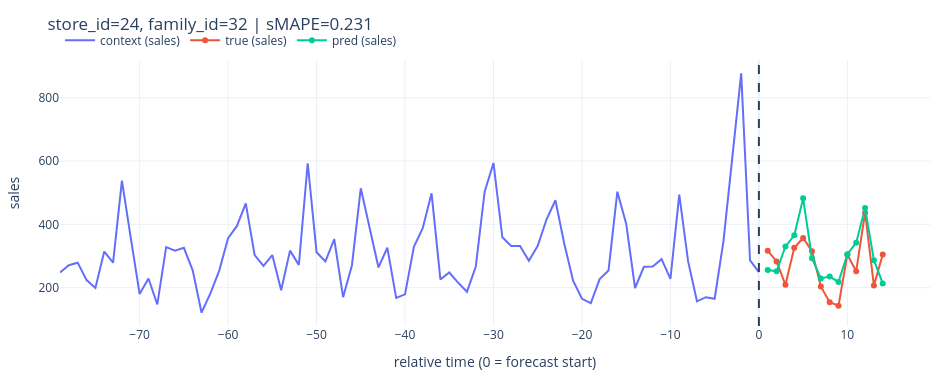
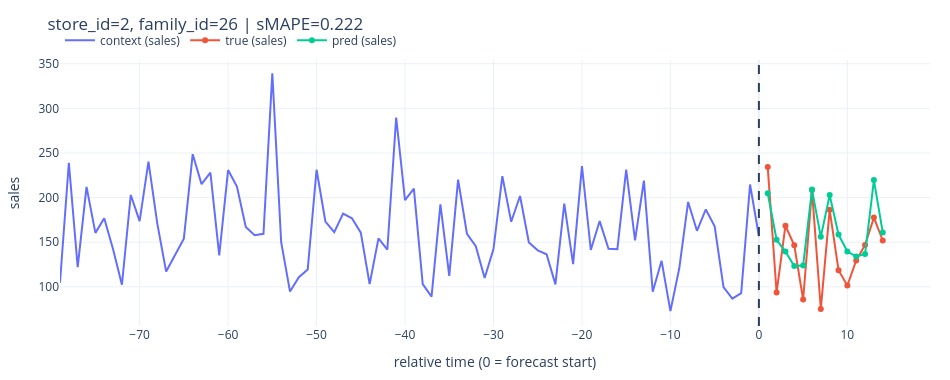
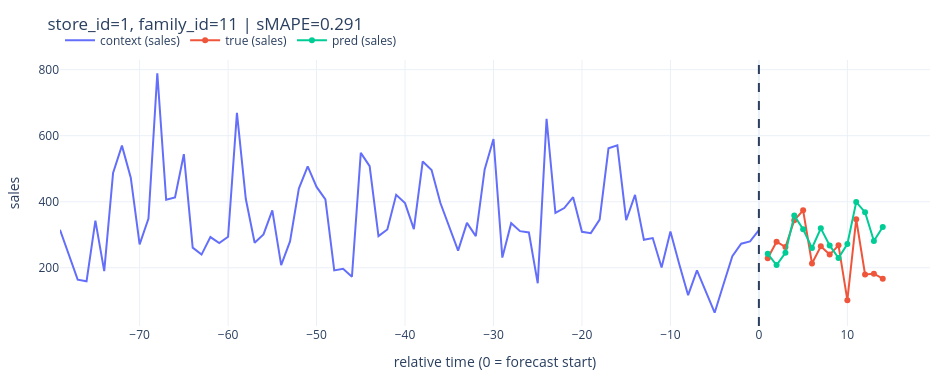
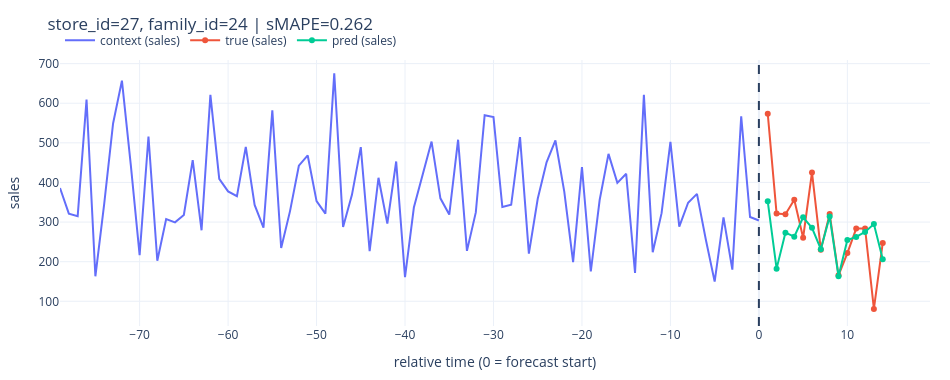

Write notebook code for charts like these, in order.
### Code cell
m_dlin = DLinear(L, H, ma_k=25)
print(m_dlin)
summary(
    m_dlin,
    input_data={
        "batch": {
            "x_y": torch.zeros(2, L),
            "y": torch.zeros(2, H),
            "x_past_cov": torch.zeros(2, L, len(PAST_COV_COLS)),
            "x_known_past": torch.zeros(2, L, len(KNOWN_FUTURE_COLS)),
            "x_known_fut": torch.zeros(2, H, len(KNOWN_FUTURE_COLS)),
            "store_id": torch.zeros(2, dtype=torch.long),
            "family_id": torch.zeros(2, dtype=torch.long),
        }
    },
)

m_dlin = train_loop(m_dlin, train_dl, val_dl, epochs=10, lr=1e-3)
test_loss, test_sm, preds = validation_loop(m_dlin, test_dl, return_preds=True)
print("DLinear | test loss:", test_loss, "test sMAPE:", test_sm)

y_true_denorm, y_pred_denorm = denorm_forecasts(preds, series_data)
print("DLinear | test sMAPE: after inverse transform:", smape_numpy(y_true_denorm, y_pred_denorm))

figs = plot_results_plotly(
    preds,
    series_data,
    n_series=5,
    context_points=80,
    seed=42,
)

### Figure 1 — Plotly figure (JSON) as saved in the notebook; plotly's stock layout.template omitted (floating-point values rounded to 4 significant figures)
{"data": [{"mode": "lines", "name": "context (sales)", "type": "scatter", "x": [-79, -78, -77, -76, -75, -74, -73, -72, -71, -70, -69, -68, -67, -66, -65, -64, -63, -62, -61, -60, -59, -58, -57, -56, -55, -54, -53, -52, -51, -50, -49, -48, -47, -46, -45, -44, -43, -42, -41, -40, -39, -38, -37, -36, -35, -34, -33, -32, -31, -30, -29, -28, -27, -26, -25, -24, -23, -22, -21, -20, -19, -18, -17, -16, -15, -14, -13, -12, -11, -10, -9, -8, -7, -6, -5, -4, -3, -2, -1, 0], "y": [248.0, 271, 279.0, 224.0, 199.0, 314.0, 279.0, 538.0, 357.0, 180.0, 229.0, 147.0, 328.0, 317.0, 326.0, 255, 121.0, 182.0, 254.0, 356.0, 395.0, 466.0, 303, 269.0, 303, 192.0, 317.0, 272, 593.0, 312.0, 283.0, 353.0, 170, 271, 514, 392.0, 264.0, 326.0, 168.0, 179.0, 329.0, 388.0, 498.0, 226.0, 248.0, 216.0, 187.0, 267.0, 503.0, 594.0, 359.0, 332.0, 332.0, 285.0, 332.0, 416.0, 476.0, 339, 222.0, 165.0, 151, 227, 254.0, 503.0, 402.0, 199.0, 266.0, 267.0, 290.0, 228, 494.0, 283.0, 157.0, 170, 165.0, 348.0, 616, 877.0, 286.0, 249.0]}, {"mode": "lines+markers", "name": "true (sales)", "type": "scatter", "x": [1, 2, 3, 4, 5, 6, 7, 8, 9, 10, 11, 12, 13, 14], "y": [317.0, 283.0, 209.0, 326.0, 357.0, 315.0, 204, 154, 143, 304.0, 252.0, 437.0, 207.0, 305]}, {"mode": "lines+markers", "name": "pred (sales)", "type": "scatter", "x": [1, 2, 3, 4, 5, 6, 7, 8, 9, 10, 11, 12, 13, 14], "y": [255.6, 251.8, 330.0, 365.4, 482.0, 293.0, 229.2, 235.0, 218.3, 305.4, 342.2, 451.6, 287.0, 213.4]}], "layout": {"height": 380, "hovermode": "x unified", "legend": {"orientation": "h", "x": 0, "xanchor": "left", "y": 1.02, "yanchor": "bottom"}, "margin": {"b": 50, "l": 60, "r": 20, "t": 60}, "shapes": [{"line": {"dash": "dash"}, "type": "line", "x0": 0, "x1": 0, "xref": "x", "y0": 0, "y1": 1, "yref": "y domain"}], "title": {"text": "store_id=24, family_id=32 | sMAPE=0.231"}, "width": 950, "xaxis": {"title": {"text": "relative time (0 = forecast start)"}}, "yaxis": {"title": {"text": "sales"}}}}

### Figure 2 — Plotly figure (JSON) as saved in the notebook; plotly's stock layout.template omitted (floating-point values rounded to 4 significant figures)
{"data": [{"mode": "lines", "name": "context (sales)", "type": "scatter", "x": [-79, -78, -77, -76, -75, -74, -73, -72, -71, -70, -69, -68, -67, -66, -65, -64, -63, -62, -61, -60, -59, -58, -57, -56, -55, -54, -53, -52, -51, -50, -49, -48, -47, -46, -45, -44, -43, -42, -41, -40, -39, -38, -37, -36, -35, -34, -33, -32, -31, -30, -29, -28, -27, -26, -25, -24, -23, -22, -21, -20, -19, -18, -17, -16, -15, -14, -13, -12, -11, -10, -9, -8, -7, -6, -5, -4, -3, -2, -1, 0], "y": [104.5, 239.1, 122.1, 212.1, 160.5, 176.9, 142.2, 102.3, 203.0, 173.6, 240.2, 170.8, 117.1, 134.8, 154.0, 248.6, 215.1, 228.0, 135.3, 230.9, 212.4, 167.1, 158.0, 159.5, 339.3, 150.0, 94.67, 110.8, 119.5, 231.3, 173.2, 161.2, 182.2, 176.8, 160.7, 103.0, 154.4, 141.6, 289.8, 197.1, 210.0, 103.1, 89.03, 192.5, 112.2, 220.2, 159.5, 145.6, 109.9, 142.3, 224.1, 173.0, 201.8, 149.7, 140.9, 136.5, 102.8, 193.4, 125.4, 235.4, 141.3, 173.7, 142.6, 142.1, 231.4, 152.1, 219.0, 94.43, 129.1, 72.77, 120.7, 195.2, 162.8, 186.7, 167.8, 99.74, 86.79, 93.01, 214.6, 156.7]}, {"mode": "lines+markers", "name": "true (sales)", "type": "scatter", "x": [1, 2, 3, 4, 5, 6, 7, 8, 9, 10, 11, 12, 13, 14], "y": [234.2, 93.58, 168.5, 146.5, 85.76, 208.4, 75.2, 186.3, 118.6, 101.4, 129.5, 146.9, 177.6, 151.9]}, {"mode": "lines+markers", "name": "pred (sales)", "type": "scatter", "x": [1, 2, 3, 4, 5, 6, 7, 8, 9, 10, 11, 12, 13, 14], "y": [204.9, 152.7, 139.5, 123.2, 124.0, 209.0, 156.0, 202.8, 158.6, 139.5, 134.1, 136.7, 219.7, 160.9]}], "layout": {"height": 380, "hovermode": "x unified", "legend": {"orientation": "h", "x": 0, "xanchor": "left", "y": 1.02, "yanchor": "bottom"}, "margin": {"b": 50, "l": 60, "r": 20, "t": 60}, "shapes": [{"line": {"dash": "dash"}, "type": "line", "x0": 0, "x1": 0, "xref": "x", "y0": 0, "y1": 1, "yref": "y domain"}], "title": {"text": "store_id=2, family_id=26 | sMAPE=0.222"}, "width": 950, "xaxis": {"title": {"text": "relative time (0 = forecast start)"}}, "yaxis": {"title": {"text": "sales"}}}}

### Figure 3 — Plotly figure (JSON) as saved in the notebook; plotly's stock layout.template omitted (floating-point values rounded to 4 significant figures)
{"data": [{"mode": "lines", "name": "context (sales)", "type": "scatter", "x": [-79, -78, -77, -76, -75, -74, -73, -72, -71, -70, -69, -68, -67, -66, -65, -64, -63, -62, -61, -60, -59, -58, -57, -56, -55, -54, -53, -52, -51, -50, -49, -48, -47, -46, -45, -44, -43, -42, -41, -40, -39, -38, -37, -36, -35, -34, -33, -32, -31, -30, -29, -28, -27, -26, -25, -24, -23, -22, -21, -20, -19, -18, -17, -16, -15, -14, -13, -12, -11, -10, -9, -8, -7, -6, -5, -4, -3, -2, -1, 0], "y": [315.0, 240.0, 164.0, 159, 343.0, 190.0, 487.0, 570, 473.0, 271, 349.0, 789.0, 406.0, 413.0, 544.0, 261.0, 240.0, 293.0, 275, 294.0, 669.0, 409, 276.0, 301.0, 374.0, 208, 280.0, 440.0, 507.0, 445.0, 407, 192.0, 197.0, 173.0, 548.0, 508.0, 296.0, 316.0, 421, 396, 317.0, 522.0, 496, 396, 323.0, 252.0, 336.0, 296.0, 498.0, 590.0, 231.0, 335.0, 311.0, 307.0, 153.0, 651.0, 366.0, 381.0, 414.0, 309, 305, 346.0, 562, 571.0, 344.0, 421, 285.0, 290.0, 201.0, 310.0, 211.0, 117.0, 192.0, 130.0, 64.0, 150.0, 235.0, 273.0, 280.0, 314.0]}, {"mode": "lines+markers", "name": "true (sales)", "type": "scatter", "x": [1, 2, 3, 4, 5, 6, 7, 8, 9, 10, 11, 12, 13, 14], "y": [229.0, 279.0, 263.0, 344.0, 374.0, 213.0, 265.0, 240.0, 268.0, 102.0, 347.0, 180.0, 182.0, 167.0]}, {"mode": "lines+markers", "name": "pred (sales)", "type": "scatter", "x": [1, 2, 3, 4, 5, 6, 7, 8, 9, 10, 11, 12, 13, 14], "y": [242.3, 208.1, 245.3, 358.0, 316.9, 259.8, 319.4, 267.8, 229.6, 272.0, 398.9, 368.5, 280.9, 323.6]}], "layout": {"height": 380, "hovermode": "x unified", "legend": {"orientation": "h", "x": 0, "xanchor": "left", "y": 1.02, "yanchor": "bottom"}, "margin": {"b": 50, "l": 60, "r": 20, "t": 60}, "shapes": [{"line": {"dash": "dash"}, "type": "line", "x0": 0, "x1": 0, "xref": "x", "y0": 0, "y1": 1, "yref": "y domain"}], "title": {"text": "store_id=1, family_id=11 | sMAPE=0.291"}, "width": 950, "xaxis": {"title": {"text": "relative time (0 = forecast start)"}}, "yaxis": {"title": {"text": "sales"}}}}

### Figure 4 — Plotly figure (JSON) as saved in the notebook; plotly's stock layout.template omitted (floating-point values rounded to 4 significant figures)
{"data": [{"mode": "lines", "name": "context (sales)", "type": "scatter", "x": [-79, -78, -77, -76, -75, -74, -73, -72, -71, -70, -69, -68, -67, -66, -65, -64, -63, -62, -61, -60, -59, -58, -57, -56, -55, -54, -53, -52, -51, -50, -49, -48, -47, -46, -45, -44, -43, -42, -41, -40, -39, -38, -37, -36, -35, -34, -33, -32, -31, -30, -29, -28, -27, -26, -25, -24, -23, -22, -21, -20, -19, -18, -17, -16, -15, -14, -13, -12, -11, -10, -9, -8, -7, -6, -5, -4, -3, -2, -1, 0], "y": [386.0, 321.3, 314.9, 609.1, 163.2, 346.6, 548.9, 657.0, 444.8, 216.5, 515.9, 202.3, 307.6, 299.2, 317.9, 456.3, 279.3, 621.2, 409.1, 377.5, 365.5, 489.7, 343.2, 285.9, 582.0, 234.6, 327.7, 442.3, 468.1, 352.9, 321.2, 675.5, 287.8, 368.8, 489.2, 226.4, 411.8, 296.4, 452.9, 161.2, 336.6, 422.4, 503.3, 360.0, 319.0, 507.9, 227.2, 324.4, 569.7, 565.0, 337.9, 343.7, 514.3, 220.3, 358.8, 450.8, 506.0, 376.8, 199.1, 438.6, 175.2, 355.7, 472.2, 398.9, 421.9, 171.6, 621.1, 223.9, 322.6, 502.3, 288.7, 348.9, 371.2, 255.9, 149.8, 311.8, 179.8, 567.1, 312.8, 303.9]}, {"mode": "lines+markers", "name": "true (sales)", "type": "scatter", "x": [1, 2, 3, 4, 5, 6, 7, 8, 9, 10, 11, 12, 13, 14], "y": [573.7, 321.5, 319.9, 356.1, 260.5, 425.3, 230.3, 320.5, 165.7, 221.7, 283.5, 283.9, 80.72, 247.4]}, {"mode": "lines+markers", "name": "pred (sales)", "type": "scatter", "x": [1, 2, 3, 4, 5, 6, 7, 8, 9, 10, 11, 12, 13, 14], "y": [352.4, 182.5, 273.2, 263.0, 312.1, 285.7, 231.6, 313.8, 163.3, 254.5, 262.6, 275.2, 294.8, 206.4]}], "layout": {"height": 380, "hovermode": "x unified", "legend": {"orientation": "h", "x": 0, "xanchor": "left", "y": 1.02, "yanchor": "bottom"}, "margin": {"b": 50, "l": 60, "r": 20, "t": 60}, "shapes": [{"line": {"dash": "dash"}, "type": "line", "x0": 0, "x1": 0, "xref": "x", "y0": 0, "y1": 1, "yref": "y domain"}], "title": {"text": "store_id=27, family_id=24 | sMAPE=0.262"}, "width": 950, "xaxis": {"title": {"text": "relative time (0 = forecast start)"}}, "yaxis": {"title": {"text": "sales"}}}}
